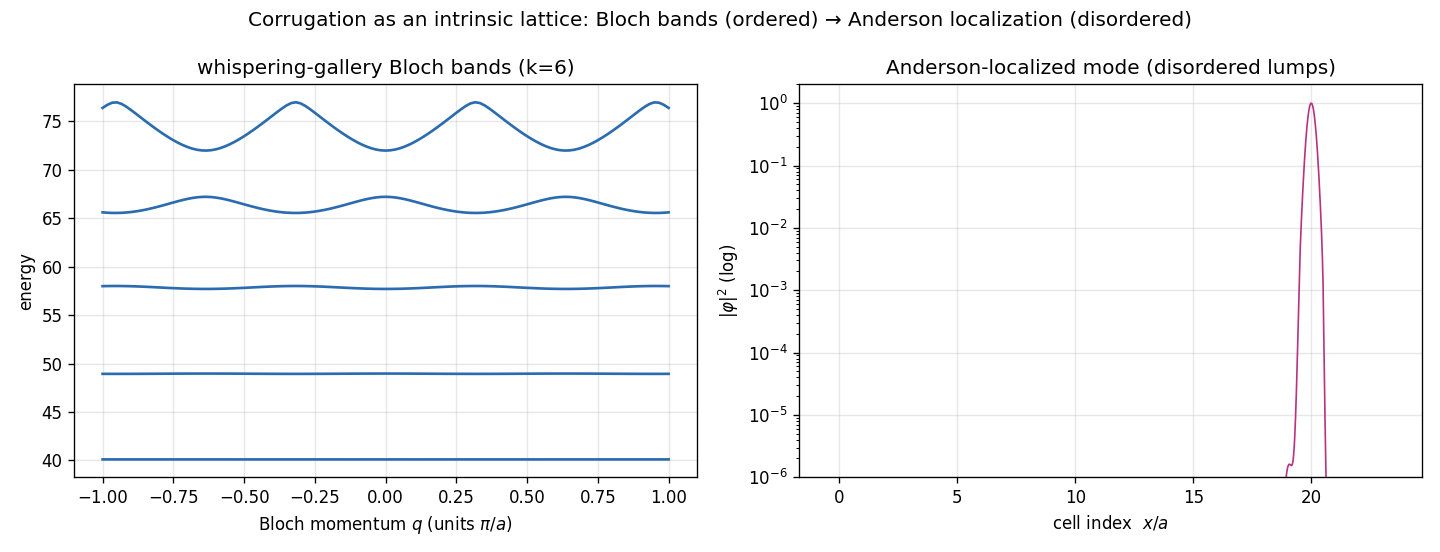

This chart was generated by the following Python code:
"""
Direction 3: corrugation as an intrinsic optical lattice / disorder.

A periodic chain of lumps makes V_k = k^2/A^2 a periodic potential -> whispering-
gallery BLOCH BANDS with gaps. Random lump depths make it a disordered potential
-> ANDERSON LOCALIZATION of the modes. No external potential -- the geometry is
the lattice.
"""
import numpy as np
import scipy.sparse as sp
from scipy.linalg import eigh
from scipy.sparse.linalg import eigsh
import matplotlib
matplotlib.use("Agg")
import matplotlib.pyplot as plt

OUT = "/home/thorax/nls_lumpy_torus"
k = 6


def A_of(x, eps=1.0):
    return np.sqrt((1 + eps * np.cos(x) ** 2) / (1 + eps))


# ---- Bloch band structure of one lump cell (period a=pi) ----
a = np.pi
Nc = 240
xc = np.linspace(-np.pi / 2, np.pi / 2, Nc, endpoint=False)
dx = xc[1] - xc[0]
A = A_of(xc)
Aface = 0.5 * (A + np.roll(A, -1)); Am = np.roll(Aface, 1)


def bloch_H(q):
    # A-weighted stiffness with Bloch phase on the wrap edge (Nc-1 -> 0)
    S = np.zeros((Nc, Nc), complex)
    for i in range(Nc):
        j = (i + 1) % Nc
        w = Aface[i] / dx
        ph = np.exp(1j * q * a) if j < i else 1.0          # wrap edge carries e^{iqa}
        S[i, j] += -w * ph; S[j, i] += -w * np.conj(ph)
        S[i, i] += w; S[j, j] += w
    S += np.diag(k ** 2 / A * dx)
    return S


qs = np.linspace(-1, 1, 121)
M = np.diag(A * dx)
bands = np.array([eigh(bloch_H(np.pi * qq), M, eigvals_only=True)[:5] for qq in qs])

# ---- Anderson: disordered chain of cells ----
rng = np.random.default_rng(3)
Mcell = 24
eps_cells = rng.uniform(0.3, 3.0, Mcell)                   # random lump depths
xs = np.concatenate([xc + m * a for m in range(Mcell)])
Ad = np.concatenate([A_of(xc, e) for m, e in enumerate(eps_cells)])
Ntot = xs.size
Af = 0.5 * (Ad + np.roll(Ad, -1)); Amm = np.roll(Af, 1)
r = np.r_[np.arange(Ntot), np.arange(Ntot), (np.arange(Ntot) + 1) % Ntot]
c = np.r_[np.arange(Ntot), (np.arange(Ntot) + 1) % Ntot, np.arange(Ntot)]
v = np.r_[(Amm + Af) / dx, -Af / dx, -Af / dx]
Kx = sp.coo_matrix((v, (r, c)), shape=(Ntot, Ntot)).tocsr() + sp.diags(k ** 2 / Ad * dx)
Md = sp.diags(Ad * dx)
Ed, Vd = eigsh(Kx, k=12, M=Md, sigma=k ** 2 + 1, which="LM")
order = np.argsort(Ed); Ed, Vd = Ed[order], Vd[:, order]
mode = Vd[:, 0]; mode = mode / np.max(np.abs(mode))

fig, ax = plt.subplots(1, 2, figsize=(12, 4.6))
for b in range(5):
    ax[0].plot(qs, bands[:, b], color="#2b6cb0", lw=1.6)
ax[0].set_xlabel(r"Bloch momentum $q$ (units $\pi/a$)"); ax[0].set_ylabel("energy")
ax[0].set_title(f"whispering-gallery Bloch bands (k={k})"); ax[0].grid(alpha=0.3)
ax[1].plot(xs / a, mode ** 2, color="#b83280", lw=1)
ax[1].set_yscale("log"); ax[1].set_ylim(1e-6, 2)
ax[1].set_xlabel("cell index  $x/a$"); ax[1].set_ylabel(r"$|\varphi|^2$ (log)")
ax[1].set_title("Anderson-localized mode (disordered lumps)"); ax[1].grid(alpha=0.3)
fig.suptitle("Corrugation as an intrinsic lattice: Bloch bands (ordered) → Anderson localization (disordered)",
             fontsize=12)
fig.tight_layout(); fig.savefig(f"{OUT}/lattice.png", dpi=120)
print("wrote lattice.png")
